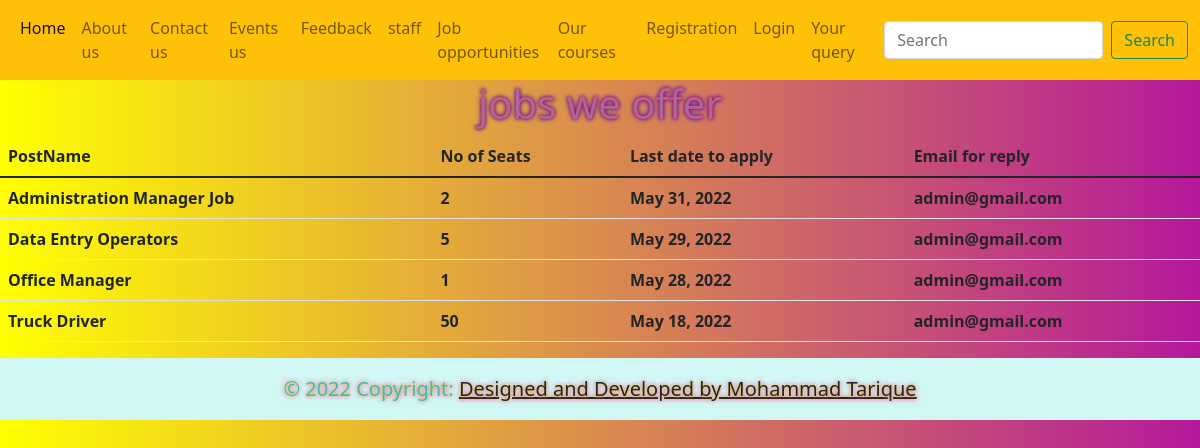
Page /Job/ on the committed database.
### college/models.py (models this page shows)
class Job(models.Model):
    job_designation= models.CharField(max_length=100,default="",null=False)
    no_of_seats=models.IntegerField(default=0)
    last_date_to_apply=models.DateField(null=False,default=timezone.now)
    posted_date=models.DateField(default=timezone.now)
    reply_email=models.EmailField(max_length=55,default="",null=False)
    def __str__(self):#represent object in the form of string
        return self.job_designation

### college/views.py (the view)
# urls.py: path("Job/",views.job,name="job"),
def job(request):
    job_query_set=Job.objects.all()
    print(job_query_set)
    job_dict={
        "job_key":job_query_set
    }
    return render(request,'college/html/job.html',job_dict)

### college/templates/college/html/job.html (shortened to what this page needs)
<!DOCTYPE html>
<html lang="en">
<head>
    <link
    href="https://cdn.jsdelivr.net/npm/bootstrap@5.1.3/dist/css/bootstrap.min.css"
    rel="stylesheet"
  />
</head>
<body style="background-image: linear-gradient(to right,yellow,rgb(181, 25, 155));">
    {% include 'college/html/header.html' %}
    <div class="container_fluid">
        <h3 style="text-align: center;  font-size:40px;color: rgb(168, 103, 160);text-shadow: 0 0 3px #FF0000, 0 0 5px #0000FF;">jobs we offer</h3>
    </div>
    <table class="table">
        <thead>
          <tr>
            <th scope="col">PostName</th>
            <th scope="col">No of Seats</th>
            <th scope="col">Last date to apply</th>
            <th scope="col">Email for reply</th>
          </tr>
        </thead>
        <tbody>
            {% for jb in job_key%}
            <tr>
                <th>
                    {{ jb.job_designation}}
                </th>
                <th>
                    {{jb.no_of_seats}}
                </th>
                <th>
                    {{jb.last_date_to_apply}}
                </th>
                <th>
                    {{jb.reply_email}}
                </th>
            </tr>
            {%endfor%}
        </tbody>
      </table>
      {% include 'college/html/footer.html' %}
</body>
</html>

### college/templates/college/html/header.html (shortened to what this page needs)
<!DOCTYPE html>
<html lang="en">
<head>
</head>
<body>
    <nav class="navbar navbar-expand-lg navbar-light bg-warning">
        <div class="container-fluid">
          <div class="collapse navbar-collapse" id="navbarSupportedContent">
            <ul class="navbar-nav me-auto mb-2 mb-lg-0">
              <li class="nav-item">
                <a class="nav-link active" aria-current="page" href="{{'/'}}">Home</a>
              </li>
              <li class="nav-item">
                <a class="nav-link" href="{{'/aboutus/'}}">About us</a>
              </li>
              <li class="nav-item">
                <a class="nav-link" href="{{'/contactus/'}}">Contact us</a>
              </li>
              <li class="nav-item">
                <a class="nav-link" href="../eventus.html">Events us</a>
              </li>
              <li class="nav-item">
                <a class="nav-link" href="{{'/feedback/'}}">Feedback</a>
              </li>
              <li class="nav-item">
                <a class="nav-link" href="./staff.html">staff</a>
              </li>
              <li class="nav-item">
                <a class="nav-link" href="{{'/Job/'}}">Job opportunities</a>
              </li>
              <li class="nav-item">
                <a class="nav-link" href="{{'/course/'}}">Our courses</a>
              </li>
              <li class="nav-item">
                <a class="nav-link" href="{{'/registration/'}}">Registration</a>
              </li>
              <li class="nav-item">
                <a class="nav-link" href="{{'/login/'}}">Login</a>
              </li>
              <li class="nav-item">
                <a class="nav-link" href="{{'/enquiry/'}}">Your query</a>
              </li>
                </ul>
            <form class="d-flex">
              <input
                class="form-control me-2"
                type="search"
                placeholder="Search"
                aria-label="Search"
              />
              <button class="btn btn-outline-success" type="submit">
                Search
              </button>
            </form>
          </div>
        </div>
      </nav>
</body>
</html>

### college/templates/college/html/footer.html (shortened to what this page needs)
<!DOCTYPE html>
<html lang="en">
<head>
</head>
<body>  </html><footer class="bg-light text-center text-lg-start">
    <div class="text-center p-3" style="background-color: rgba(50, 238, 222, 0.2);font-size:20px; color: rgb(63, 186, 186);text-shadow: 0 0 3px #e0fd05, 0 0 5px #fc0cd8;">
      © 2022 Copyright:
      <a class="text-dark" >Designed and Developed by Mohammad Tarique</a>
    </div>
  </footer>
</body>

### rows in the picture
Job: job_designation "Administration Manager Job", no_of_seats "2", last_date_to_apply "May 31, 2022", reply_email "admin@gmail.com"
Job: job_designation "Data Entry Operators", no_of_seats "5", last_date_to_apply "May 29, 2022", reply_email "admin@gmail.com"
Job: job_designation "Office Manager", no_of_seats "1", last_date_to_apply "May 28, 2022", reply_email "admin@gmail.com"
Job: job_designation "Truck Driver", no_of_seats "50", last_date_to_apply "May 18, 2022", reply_email "admin@gmail.com"
